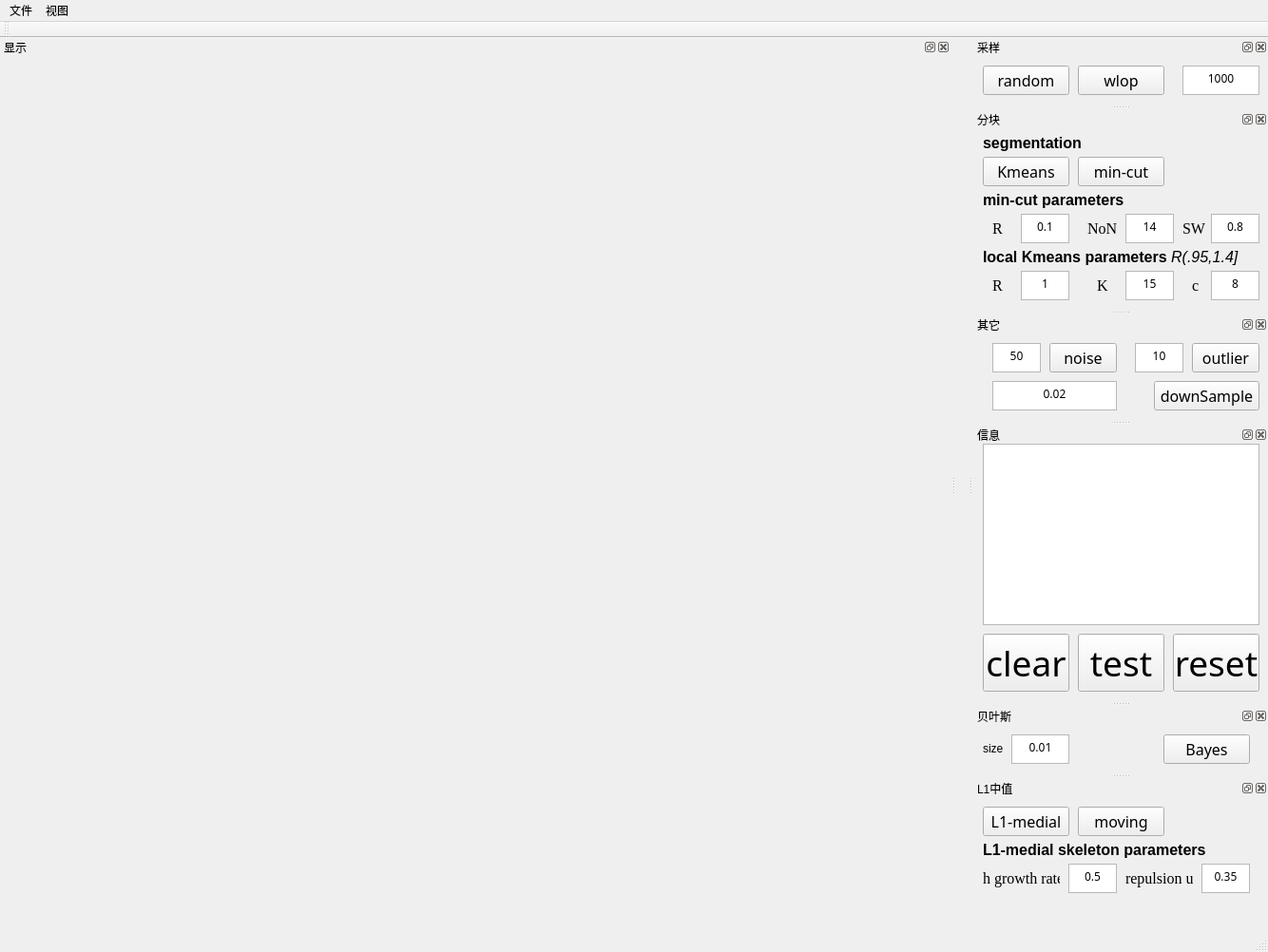
<?xml version="1.0" encoding="UTF-8"?>
<ui version="4.0">
 <class>QT_PCL_SegmentationClass</class>
 <widget class="QMainWindow" name="QT_PCL_SegmentationClass">
  <property name="geometry">
   <rect>
    <x>0</x>
    <y>0</y>
    <width>1334</width>
    <height>987</height>
   </rect>
  </property>
  <property name="sizePolicy">
   <sizepolicy hsizetype="Preferred" vsizetype="Preferred">
    <horstretch>0</horstretch>
    <verstretch>0</verstretch>
   </sizepolicy>
  </property>
  <property name="windowTitle">
   <string>PCL_viewer</string>
  </property>
  <property name="layoutDirection">
   <enum>Qt::LeftToRight</enum>
  </property>
  <widget class="QWidget" name="centralWidget">
   <property name="enabled">
    <bool>false</bool>
   </property>
   <property name="styleSheet">
    <string notr="true"/>
   </property>
  </widget>
  <widget class="QMenuBar" name="menuBar">
   <property name="geometry">
    <rect>
     <x>0</x>
     <y>0</y>
     <width>1334</width>
     <height>23</height>
    </rect>
   </property>
   <widget class="QMenu" name="menufile">
    <property name="title">
     <string>文件</string>
    </property>
    <addaction name="actionopen"/>
    <addaction name="actionopen_txt"/>
    <addaction name="actionnormalize"/>
    <addaction name="actionoff_ply"/>
    <addaction name="actionsave_NOFF"/>
    <addaction name="actiondown_sample"/>
    <addaction name="actionrandom_missing"/>
   </widget>
   <widget class="QMenu" name="menuVis">
    <property name="title">
     <string>视图</string>
    </property>
    <addaction name="actionsample"/>
    <addaction name="actionseg"/>
    <addaction name="actionother"/>
    <addaction name="actioninfo"/>
    <addaction name="actionL1"/>
    <addaction name="actionBayes"/>
   </widget>
   <addaction name="menufile"/>
   <addaction name="menuVis"/>
  </widget>
  <widget class="QToolBar" name="mainToolBar">
   <attribute name="toolBarArea">
    <enum>TopToolBarArea</enum>
   </attribute>
   <attribute name="toolBarBreak">
    <bool>false</bool>
   </attribute>
  </widget>
  <widget class="QStatusBar" name="statusBar"/>
  <widget class="QDockWidget" name="sampleDock">
   <property name="minimumSize">
    <size>
     <width>310</width>
     <height>70</height>
    </size>
   </property>
   <property name="allowedAreas">
    <set>Qt::RightDockWidgetArea</set>
   </property>
   <property name="windowTitle">
    <string>采样</string>
   </property>
   <attribute name="dockWidgetArea">
    <number>2</number>
   </attribute>
   <widget class="QWidget" name="otherWidget_2">
    <widget class="QPushButton" name="segButton_3">
     <property name="geometry">
      <rect>
       <x>10</x>
       <y>10</y>
       <width>91</width>
       <height>31</height>
      </rect>
     </property>
     <property name="font">
      <font>
       <family>黑体</family>
       <pointsize>12</pointsize>
      </font>
     </property>
     <property name="text">
      <string>random</string>
     </property>
    </widget>
    <widget class="QPushButton" name="segButton_4">
     <property name="geometry">
      <rect>
       <x>110</x>
       <y>10</y>
       <width>91</width>
       <height>31</height>
      </rect>
     </property>
     <property name="font">
      <font>
       <family>黑体</family>
       <pointsize>12</pointsize>
      </font>
     </property>
     <property name="text">
      <string>wlop</string>
     </property>
    </widget>
    <widget class="QTextEdit" name="sampleNum">
     <property name="geometry">
      <rect>
       <x>220</x>
       <y>10</y>
       <width>81</width>
       <height>31</height>
      </rect>
     </property>
     <property name="font">
      <font>
       <family>004方正古隶简体</family>
       <pointsize>12</pointsize>
      </font>
     </property>
     <property name="html">
      <string>&lt;!DOCTYPE HTML PUBLIC &quot;-//W3C//DTD HTML 4.0//EN&quot; &quot;http://www.w3.org/TR/REC-html40/strict.dtd&quot;&gt;
&lt;html&gt;&lt;head&gt;&lt;meta name=&quot;qrichtext&quot; content=&quot;1&quot; /&gt;&lt;style type=&quot;text/css&quot;&gt;
p, li { white-space: pre-wrap; }
&lt;/style&gt;&lt;/head&gt;&lt;body style=&quot; font-family:'004方正古隶简体'; font-size:12pt; font-weight:400; font-style:normal;&quot;&gt;
&lt;p align=&quot;center&quot; style=&quot; margin-top:0px; margin-bottom:0px; margin-left:0px; margin-right:0px; -qt-block-indent:0; text-indent:0px;&quot;&gt;&lt;span style=&quot; font-family:'SimSun'; font-size:9pt;&quot;&gt;1000&lt;/span&gt;&lt;/p&gt;&lt;/body&gt;&lt;/html&gt;</string>
     </property>
    </widget>
   </widget>
  </widget>
  <widget class="QDockWidget" name="segDock">
   <property name="minimumSize">
    <size>
     <width>310</width>
     <height>210</height>
    </size>
   </property>
   <property name="styleSheet">
    <string notr="true"/>
   </property>
   <property name="allowedAreas">
    <set>Qt::RightDockWidgetArea</set>
   </property>
   <property name="windowTitle">
    <string>分块</string>
   </property>
   <attribute name="dockWidgetArea">
    <number>2</number>
   </attribute>
   <widget class="QWidget" name="segWidget">
    <widget class="QLabel" name="label_13">
     <property name="geometry">
      <rect>
       <x>230</x>
       <y>150</y>
       <width>16</width>
       <height>31</height>
      </rect>
     </property>
     <property name="font">
      <font>
       <family>Times New Roman</family>
       <pointsize>10</pointsize>
      </font>
     </property>
     <property name="contextMenuPolicy">
      <enum>Qt::DefaultContextMenu</enum>
     </property>
     <property name="text">
      <string>&lt;html&gt;&lt;head/&gt;&lt;body&gt;&lt;p&gt;&lt;span style=&quot; font-size:12pt;&quot;&gt;c&lt;/span&gt;&lt;/p&gt;&lt;/body&gt;&lt;/html&gt;</string>
     </property>
    </widget>
    <widget class="QLabel" name="label_5">
     <property name="geometry">
      <rect>
       <x>20</x>
       <y>90</y>
       <width>16</width>
       <height>31</height>
      </rect>
     </property>
     <property name="font">
      <font>
       <family>Times New Roman</family>
       <pointsize>10</pointsize>
      </font>
     </property>
     <property name="contextMenuPolicy">
      <enum>Qt::DefaultContextMenu</enum>
     </property>
     <property name="text">
      <string>&lt;html&gt;&lt;head/&gt;&lt;body&gt;&lt;p&gt;&lt;span style=&quot; font-size:12pt;&quot;&gt;R&lt;/span&gt;&lt;/p&gt;&lt;/body&gt;&lt;/html&gt;</string>
     </property>
    </widget>
    <widget class="QPushButton" name="segButton">
     <property name="geometry">
      <rect>
       <x>10</x>
       <y>30</y>
       <width>91</width>
       <height>31</height>
      </rect>
     </property>
     <property name="font">
      <font>
       <family>黑体</family>
       <pointsize>12</pointsize>
      </font>
     </property>
     <property name="text">
      <string>Kmeans</string>
     </property>
    </widget>
    <widget class="QTextEdit" name="Radius">
     <property name="geometry">
      <rect>
       <x>50</x>
       <y>90</y>
       <width>51</width>
       <height>31</height>
      </rect>
     </property>
     <property name="font">
      <font>
       <family>004方正古隶简体</family>
       <pointsize>9</pointsize>
      </font>
     </property>
     <property name="html">
      <string>&lt;!DOCTYPE HTML PUBLIC &quot;-//W3C//DTD HTML 4.0//EN&quot; &quot;http://www.w3.org/TR/REC-html40/strict.dtd&quot;&gt;
&lt;html&gt;&lt;head&gt;&lt;meta name=&quot;qrichtext&quot; content=&quot;1&quot; /&gt;&lt;style type=&quot;text/css&quot;&gt;
p, li { white-space: pre-wrap; }
&lt;/style&gt;&lt;/head&gt;&lt;body style=&quot; font-family:'004方正古隶简体'; font-size:9pt; font-weight:400; font-style:normal;&quot;&gt;
&lt;p align=&quot;center&quot; style=&quot; margin-top:0px; margin-bottom:0px; margin-left:0px; margin-right:0px; -qt-block-indent:0; text-indent:0px;&quot;&gt;&lt;span style=&quot; font-family:'SimSun';&quot;&gt;0.1&lt;/span&gt;&lt;/p&gt;&lt;/body&gt;&lt;/html&gt;</string>
     </property>
    </widget>
    <widget class="QLabel" name="label_4">
     <property name="geometry">
      <rect>
       <x>10</x>
       <y>0</y>
       <width>111</width>
       <height>31</height>
      </rect>
     </property>
     <property name="text">
      <string>&lt;html&gt;&lt;head/&gt;&lt;body&gt;&lt;p&gt;&lt;span style=&quot; font-size:12pt; font-weight:600;&quot;&gt;segmentation&lt;/span&gt;&lt;/p&gt;&lt;/body&gt;&lt;/html&gt;</string>
     </property>
    </widget>
    <widget class="QLabel" name="label_8">
     <property name="geometry">
      <rect>
       <x>10</x>
       <y>60</y>
       <width>191</width>
       <height>31</height>
      </rect>
     </property>
     <property name="text">
      <string>&lt;html&gt;&lt;head/&gt;&lt;body&gt;&lt;p&gt;&lt;span style=&quot; font-size:12pt; font-weight:600;&quot;&gt;min-cut parameters&lt;/span&gt;&lt;/p&gt;&lt;/body&gt;&lt;/html&gt;</string>
     </property>
    </widget>
    <widget class="QLabel" name="label_10">
     <property name="geometry">
      <rect>
       <x>20</x>
       <y>150</y>
       <width>16</width>
       <height>31</height>
      </rect>
     </property>
     <property name="font">
      <font>
       <family>Times New Roman</family>
       <pointsize>10</pointsize>
      </font>
     </property>
     <property name="contextMenuPolicy">
      <enum>Qt::DefaultContextMenu</enum>
     </property>
     <property name="text">
      <string>&lt;html&gt;&lt;head/&gt;&lt;body&gt;&lt;p&gt;&lt;span style=&quot; font-size:12pt;&quot;&gt;R&lt;/span&gt;&lt;/p&gt;&lt;/body&gt;&lt;/html&gt;</string>
     </property>
    </widget>
    <widget class="QTextEdit" name="SourceWeight">
     <property name="geometry">
      <rect>
       <x>250</x>
       <y>90</y>
       <width>51</width>
       <height>31</height>
      </rect>
     </property>
     <property name="font">
      <font>
       <family>004方正古隶简体</family>
       <pointsize>12</pointsize>
      </font>
     </property>
     <property name="html">
      <string>&lt;!DOCTYPE HTML PUBLIC &quot;-//W3C//DTD HTML 4.0//EN&quot; &quot;http://www.w3.org/TR/REC-html40/strict.dtd&quot;&gt;
&lt;html&gt;&lt;head&gt;&lt;meta name=&quot;qrichtext&quot; content=&quot;1&quot; /&gt;&lt;style type=&quot;text/css&quot;&gt;
p, li { white-space: pre-wrap; }
&lt;/style&gt;&lt;/head&gt;&lt;body style=&quot; font-family:'004方正古隶简体'; font-size:12pt; font-weight:400; font-style:normal;&quot;&gt;
&lt;p align=&quot;center&quot; style=&quot; margin-top:0px; margin-bottom:0px; margin-left:0px; margin-right:0px; -qt-block-indent:0; text-indent:0px;&quot;&gt;&lt;span style=&quot; font-family:'SimSun'; font-size:9pt;&quot;&gt;0.8&lt;/span&gt;&lt;/p&gt;&lt;/body&gt;&lt;/html&gt;</string>
     </property>
    </widget>
    <widget class="QLabel" name="label_6">
     <property name="geometry">
      <rect>
       <x>120</x>
       <y>90</y>
       <width>31</width>
       <height>31</height>
      </rect>
     </property>
     <property name="font">
      <font>
       <family>Times New Roman</family>
       <pointsize>10</pointsize>
      </font>
     </property>
     <property name="contextMenuPolicy">
      <enum>Qt::DefaultContextMenu</enum>
     </property>
     <property name="text">
      <string>&lt;html&gt;&lt;head/&gt;&lt;body&gt;&lt;p&gt;&lt;span style=&quot; font-size:12pt;&quot;&gt;NoN&lt;/span&gt;&lt;/p&gt;&lt;/body&gt;&lt;/html&gt;</string>
     </property>
    </widget>
    <widget class="QTextEdit" name="NumOfNeighbor">
     <property name="geometry">
      <rect>
       <x>160</x>
       <y>90</y>
       <width>51</width>
       <height>31</height>
      </rect>
     </property>
     <property name="font">
      <font>
       <family>004方正古隶简体</family>
       <pointsize>12</pointsize>
      </font>
     </property>
     <property name="html">
      <string>&lt;!DOCTYPE HTML PUBLIC &quot;-//W3C//DTD HTML 4.0//EN&quot; &quot;http://www.w3.org/TR/REC-html40/strict.dtd&quot;&gt;
&lt;html&gt;&lt;head&gt;&lt;meta name=&quot;qrichtext&quot; content=&quot;1&quot; /&gt;&lt;style type=&quot;text/css&quot;&gt;
p, li { white-space: pre-wrap; }
&lt;/style&gt;&lt;/head&gt;&lt;body style=&quot; font-family:'004方正古隶简体'; font-size:12pt; font-weight:400; font-style:normal;&quot;&gt;
&lt;p align=&quot;center&quot; style=&quot; margin-top:0px; margin-bottom:0px; margin-left:0px; margin-right:0px; -qt-block-indent:0; text-indent:0px;&quot;&gt;&lt;span style=&quot; font-family:'SimSun'; font-size:9pt;&quot;&gt;14&lt;/span&gt;&lt;/p&gt;&lt;/body&gt;&lt;/html&gt;</string>
     </property>
    </widget>
    <widget class="QLabel" name="label_9">
     <property name="geometry">
      <rect>
       <x>10</x>
       <y>120</y>
       <width>301</width>
       <height>31</height>
      </rect>
     </property>
     <property name="text">
      <string>&lt;html&gt;&lt;head/&gt;&lt;body&gt;&lt;p&gt;&lt;span style=&quot; font-size:12pt; font-weight:600;&quot;&gt;local Kmeans parameters &lt;/span&gt;&lt;span style=&quot; font-size:12pt; font-style:italic;&quot;&gt;R(.95,1.4]&lt;/span&gt;&lt;/p&gt;&lt;/body&gt;&lt;/html&gt;</string>
     </property>
    </widget>
    <widget class="QTextEdit" name="cValue">
     <property name="geometry">
      <rect>
       <x>250</x>
       <y>150</y>
       <width>51</width>
       <height>31</height>
      </rect>
     </property>
     <property name="font">
      <font>
       <family>004方正古隶简体</family>
       <pointsize>12</pointsize>
      </font>
     </property>
     <property name="html">
      <string>&lt;!DOCTYPE HTML PUBLIC &quot;-//W3C//DTD HTML 4.0//EN&quot; &quot;http://www.w3.org/TR/REC-html40/strict.dtd&quot;&gt;
&lt;html&gt;&lt;head&gt;&lt;meta name=&quot;qrichtext&quot; content=&quot;1&quot; /&gt;&lt;style type=&quot;text/css&quot;&gt;
p, li { white-space: pre-wrap; }
&lt;/style&gt;&lt;/head&gt;&lt;body style=&quot; font-family:'004方正古隶简体'; font-size:12pt; font-weight:400; font-style:normal;&quot;&gt;
&lt;p align=&quot;center&quot; style=&quot; margin-top:0px; margin-bottom:0px; margin-left:0px; margin-right:0px; -qt-block-indent:0; text-indent:0px;&quot;&gt;&lt;span style=&quot; font-family:'SimSun'; font-size:9pt;&quot;&gt;8&lt;/span&gt;&lt;/p&gt;&lt;/body&gt;&lt;/html&gt;</string>
     </property>
    </widget>
    <widget class="QPushButton" name="segButton_2">
     <property name="geometry">
      <rect>
       <x>110</x>
       <y>30</y>
       <width>91</width>
       <height>31</height>
      </rect>
     </property>
     <property name="font">
      <font>
       <family>黑体</family>
       <pointsize>12</pointsize>
      </font>
     </property>
     <property name="text">
      <string>min-cut</string>
     </property>
    </widget>
    <widget class="QLabel" name="label_11">
     <property name="geometry">
      <rect>
       <x>130</x>
       <y>150</y>
       <width>16</width>
       <height>31</height>
      </rect>
     </property>
     <property name="font">
      <font>
       <family>Times New Roman</family>
       <pointsize>10</pointsize>
      </font>
     </property>
     <property name="contextMenuPolicy">
      <enum>Qt::DefaultContextMenu</enum>
     </property>
     <property name="text">
      <string>&lt;html&gt;&lt;head/&gt;&lt;body&gt;&lt;p&gt;&lt;span style=&quot; font-size:12pt;&quot;&gt;K&lt;/span&gt;&lt;/p&gt;&lt;/body&gt;&lt;/html&gt;</string>
     </property>
    </widget>
    <widget class="QTextEdit" name="K_1">
     <property name="geometry">
      <rect>
       <x>160</x>
       <y>150</y>
       <width>51</width>
       <height>31</height>
      </rect>
     </property>
     <property name="font">
      <font>
       <family>004方正古隶简体</family>
       <pointsize>12</pointsize>
      </font>
     </property>
     <property name="html">
      <string>&lt;!DOCTYPE HTML PUBLIC &quot;-//W3C//DTD HTML 4.0//EN&quot; &quot;http://www.w3.org/TR/REC-html40/strict.dtd&quot;&gt;
&lt;html&gt;&lt;head&gt;&lt;meta name=&quot;qrichtext&quot; content=&quot;1&quot; /&gt;&lt;style type=&quot;text/css&quot;&gt;
p, li { white-space: pre-wrap; }
&lt;/style&gt;&lt;/head&gt;&lt;body style=&quot; font-family:'004方正古隶简体'; font-size:12pt; font-weight:400; font-style:normal;&quot;&gt;
&lt;p align=&quot;center&quot; style=&quot; margin-top:0px; margin-bottom:0px; margin-left:0px; margin-right:0px; -qt-block-indent:0; text-indent:0px;&quot;&gt;&lt;span style=&quot; font-family:'SimSun'; font-size:9pt;&quot;&gt;15&lt;/span&gt;&lt;/p&gt;&lt;/body&gt;&lt;/html&gt;</string>
     </property>
    </widget>
    <widget class="QTextEdit" name="Radius_2">
     <property name="geometry">
      <rect>
       <x>50</x>
       <y>150</y>
       <width>51</width>
       <height>31</height>
      </rect>
     </property>
     <property name="font">
      <font>
       <family>004方正古隶简体</family>
       <pointsize>12</pointsize>
      </font>
     </property>
     <property name="html">
      <string>&lt;!DOCTYPE HTML PUBLIC &quot;-//W3C//DTD HTML 4.0//EN&quot; &quot;http://www.w3.org/TR/REC-html40/strict.dtd&quot;&gt;
&lt;html&gt;&lt;head&gt;&lt;meta name=&quot;qrichtext&quot; content=&quot;1&quot; /&gt;&lt;style type=&quot;text/css&quot;&gt;
p, li { white-space: pre-wrap; }
&lt;/style&gt;&lt;/head&gt;&lt;body style=&quot; font-family:'004方正古隶简体'; font-size:12pt; font-weight:400; font-style:normal;&quot;&gt;
&lt;p align=&quot;center&quot; style=&quot; margin-top:0px; margin-bottom:0px; margin-left:0px; margin-right:0px; -qt-block-indent:0; text-indent:0px;&quot;&gt;&lt;span style=&quot; font-family:'SimSun'; font-size:9pt;&quot;&gt;1&lt;/span&gt;&lt;/p&gt;&lt;/body&gt;&lt;/html&gt;</string>
     </property>
    </widget>
    <widget class="QLabel" name="label_7">
     <property name="geometry">
      <rect>
       <x>220</x>
       <y>90</y>
       <width>31</width>
       <height>31</height>
      </rect>
     </property>
     <property name="font">
      <font>
       <family>Times New Roman</family>
       <pointsize>10</pointsize>
      </font>
     </property>
     <property name="contextMenuPolicy">
      <enum>Qt::DefaultContextMenu</enum>
     </property>
     <property name="text">
      <string>&lt;html&gt;&lt;head/&gt;&lt;body&gt;&lt;p&gt;&lt;span style=&quot; font-size:12pt;&quot;&gt;SW&lt;/span&gt;&lt;/p&gt;&lt;/body&gt;&lt;/html&gt;</string>
     </property>
    </widget>
   </widget>
  </widget>
  <widget class="QDockWidget" name="otherDock">
   <property name="minimumSize">
    <size>
     <width>310</width>
     <height>110</height>
    </size>
   </property>
   <property name="allowedAreas">
    <set>Qt::RightDockWidgetArea</set>
   </property>
   <property name="windowTitle">
    <string>其它</string>
   </property>
   <attribute name="dockWidgetArea">
    <number>2</number>
   </attribute>
   <widget class="QWidget" name="otherWidget">
    <widget class="QPushButton" name="downSampleButton">
     <property name="geometry">
      <rect>
       <x>190</x>
       <y>50</y>
       <width>111</width>
       <height>31</height>
      </rect>
     </property>
     <property name="font">
      <font>
       <family>黑体</family>
       <pointsize>12</pointsize>
      </font>
     </property>
     <property name="text">
      <string>downSample</string>
     </property>
    </widget>
    <widget class="QTextEdit" name="noise">
     <property name="geometry">
      <rect>
       <x>20</x>
       <y>10</y>
       <width>51</width>
       <height>31</height>
      </rect>
     </property>
     <property name="font">
      <font>
       <family>004方正古隶简体</family>
       <pointsize>12</pointsize>
      </font>
     </property>
     <property name="html">
      <string>&lt;!DOCTYPE HTML PUBLIC &quot;-//W3C//DTD HTML 4.0//EN&quot; &quot;http://www.w3.org/TR/REC-html40/strict.dtd&quot;&gt;
&lt;html&gt;&lt;head&gt;&lt;meta name=&quot;qrichtext&quot; content=&quot;1&quot; /&gt;&lt;style type=&quot;text/css&quot;&gt;
p, li { white-space: pre-wrap; }
&lt;/style&gt;&lt;/head&gt;&lt;body style=&quot; font-family:'004方正古隶简体'; font-size:12pt; font-weight:400; font-style:normal;&quot;&gt;
&lt;p align=&quot;center&quot; style=&quot; margin-top:0px; margin-bottom:0px; margin-left:0px; margin-right:0px; -qt-block-indent:0; text-indent:0px;&quot;&gt;&lt;span style=&quot; font-family:'SimSun'; font-size:9pt;&quot;&gt;50&lt;/span&gt;&lt;/p&gt;&lt;/body&gt;&lt;/html&gt;</string>
     </property>
    </widget>
    <widget class="QPushButton" name="outlierButton">
     <property name="geometry">
      <rect>
       <x>230</x>
       <y>10</y>
       <width>71</width>
       <height>31</height>
      </rect>
     </property>
     <property name="font">
      <font>
       <family>黑体</family>
       <pointsize>12</pointsize>
      </font>
     </property>
     <property name="text">
      <string>outlier</string>
     </property>
    </widget>
    <widget class="QPushButton" name="noiseButton">
     <property name="geometry">
      <rect>
       <x>80</x>
       <y>10</y>
       <width>71</width>
       <height>31</height>
      </rect>
     </property>
     <property name="font">
      <font>
       <family>黑体</family>
       <pointsize>12</pointsize>
      </font>
     </property>
     <property name="text">
      <string>noise</string>
     </property>
    </widget>
    <widget class="QTextEdit" name="outlier">
     <property name="geometry">
      <rect>
       <x>170</x>
       <y>10</y>
       <width>51</width>
       <height>31</height>
      </rect>
     </property>
     <property name="font">
      <font>
       <family>004方正古隶简体</family>
       <pointsize>12</pointsize>
      </font>
     </property>
     <property name="html">
      <string>&lt;!DOCTYPE HTML PUBLIC &quot;-//W3C//DTD HTML 4.0//EN&quot; &quot;http://www.w3.org/TR/REC-html40/strict.dtd&quot;&gt;
&lt;html&gt;&lt;head&gt;&lt;meta name=&quot;qrichtext&quot; content=&quot;1&quot; /&gt;&lt;style type=&quot;text/css&quot;&gt;
p, li { white-space: pre-wrap; }
&lt;/style&gt;&lt;/head&gt;&lt;body style=&quot; font-family:'004方正古隶简体'; font-size:12pt; font-weight:400; font-style:normal;&quot;&gt;
&lt;p align=&quot;center&quot; style=&quot; margin-top:0px; margin-bottom:0px; margin-left:0px; margin-right:0px; -qt-block-indent:0; text-indent:0px;&quot;&gt;&lt;span style=&quot; font-family:'SimSun'; font-size:9pt;&quot;&gt;10&lt;/span&gt;&lt;/p&gt;&lt;/body&gt;&lt;/html&gt;</string>
     </property>
    </widget>
    <widget class="QTextEdit" name="leafSize">
     <property name="geometry">
      <rect>
       <x>20</x>
       <y>50</y>
       <width>131</width>
       <height>31</height>
      </rect>
     </property>
     <property name="font">
      <font>
       <family>004方正古隶简体</family>
       <pointsize>12</pointsize>
      </font>
     </property>
     <property name="html">
      <string>&lt;!DOCTYPE HTML PUBLIC &quot;-//W3C//DTD HTML 4.0//EN&quot; &quot;http://www.w3.org/TR/REC-html40/strict.dtd&quot;&gt;
&lt;html&gt;&lt;head&gt;&lt;meta name=&quot;qrichtext&quot; content=&quot;1&quot; /&gt;&lt;style type=&quot;text/css&quot;&gt;
p, li { white-space: pre-wrap; }
&lt;/style&gt;&lt;/head&gt;&lt;body style=&quot; font-family:'004方正古隶简体'; font-size:12pt; font-weight:400; font-style:normal;&quot;&gt;
&lt;p align=&quot;center&quot; style=&quot; margin-top:0px; margin-bottom:0px; margin-left:0px; margin-right:0px; -qt-block-indent:0; text-indent:0px;&quot;&gt;&lt;span style=&quot; font-family:'SimSun'; font-size:9pt;&quot;&gt;0.02&lt;/span&gt;&lt;/p&gt;&lt;/body&gt;&lt;/html&gt;</string>
     </property>
    </widget>
   </widget>
  </widget>
  <widget class="QDockWidget" name="infoDock">
   <property name="minimumSize">
    <size>
     <width>310</width>
     <height>290</height>
    </size>
   </property>
   <property name="allowedAreas">
    <set>Qt::RightDockWidgetArea</set>
   </property>
   <property name="windowTitle">
    <string>信息</string>
   </property>
   <attribute name="dockWidgetArea">
    <number>2</number>
   </attribute>
   <widget class="QWidget" name="infoWidget">
    <widget class="QPushButton" name="resetButton">
     <property name="geometry">
      <rect>
       <x>210</x>
       <y>200</y>
       <width>91</width>
       <height>61</height>
      </rect>
     </property>
     <property name="font">
      <font>
       <family>004方正古隶简体</family>
       <pointsize>28</pointsize>
      </font>
     </property>
     <property name="text">
      <string>reset</string>
     </property>
    </widget>
    <widget class="QPushButton" name="showButton">
     <property name="geometry">
      <rect>
       <x>110</x>
       <y>200</y>
       <width>91</width>
       <height>61</height>
      </rect>
     </property>
     <property name="font">
      <font>
       <family>004方正古隶简体</family>
       <pointsize>28</pointsize>
      </font>
     </property>
     <property name="text">
      <string>test</string>
     </property>
    </widget>
    <widget class="QTextEdit" name="InfoText">
     <property name="geometry">
      <rect>
       <x>10</x>
       <y>0</y>
       <width>291</width>
       <height>191</height>
      </rect>
     </property>
    </widget>
    <widget class="QPushButton" name="clearButton">
     <property name="geometry">
      <rect>
       <x>10</x>
       <y>200</y>
       <width>91</width>
       <height>61</height>
      </rect>
     </property>
     <property name="font">
      <font>
       <family>004方正古隶简体</family>
       <pointsize>28</pointsize>
      </font>
     </property>
     <property name="text">
      <string>clear</string>
     </property>
    </widget>
   </widget>
  </widget>
  <widget class="QDockWidget" name="skelDock2">
   <property name="minimumSize">
    <size>
     <width>310</width>
     <height>70</height>
    </size>
   </property>
   <property name="styleSheet">
    <string notr="true"/>
   </property>
   <property name="allowedAreas">
    <set>Qt::RightDockWidgetArea</set>
   </property>
   <property name="windowTitle">
    <string>贝叶斯</string>
   </property>
   <attribute name="dockWidgetArea">
    <number>2</number>
   </attribute>
   <widget class="QWidget" name="skelWidget_2">
    <property name="styleSheet">
     <string notr="true"/>
    </property>
    <widget class="QLabel" name="label_19">
     <property name="geometry">
      <rect>
       <x>10</x>
       <y>10</y>
       <width>31</width>
       <height>31</height>
      </rect>
     </property>
     <property name="text">
      <string>&lt;html&gt;&lt;head/&gt;&lt;body&gt;&lt;p&gt;size&lt;/p&gt;&lt;/body&gt;&lt;/html&gt;</string>
     </property>
    </widget>
    <widget class="QTextEdit" name="skelSizeValue">
     <property name="geometry">
      <rect>
       <x>40</x>
       <y>10</y>
       <width>61</width>
       <height>31</height>
      </rect>
     </property>
     <property name="font">
      <font>
       <family>004方正古隶简体</family>
       <pointsize>12</pointsize>
      </font>
     </property>
     <property name="html">
      <string>&lt;!DOCTYPE HTML PUBLIC &quot;-//W3C//DTD HTML 4.0//EN&quot; &quot;http://www.w3.org/TR/REC-html40/strict.dtd&quot;&gt;
&lt;html&gt;&lt;head&gt;&lt;meta name=&quot;qrichtext&quot; content=&quot;1&quot; /&gt;&lt;style type=&quot;text/css&quot;&gt;
p, li { white-space: pre-wrap; }
&lt;/style&gt;&lt;/head&gt;&lt;body style=&quot; font-family:'004方正古隶简体'; font-size:12pt; font-weight:400; font-style:normal;&quot;&gt;
&lt;p align=&quot;center&quot; style=&quot; margin-top:0px; margin-bottom:0px; margin-left:0px; margin-right:0px; -qt-block-indent:0; text-indent:0px;&quot;&gt;&lt;span style=&quot; font-family:'SimSun'; font-size:9pt;&quot;&gt;0.01&lt;/span&gt;&lt;/p&gt;&lt;/body&gt;&lt;/html&gt;</string>
     </property>
    </widget>
    <widget class="QPushButton" name="drawButton_6">
     <property name="geometry">
      <rect>
       <x>200</x>
       <y>10</y>
       <width>91</width>
       <height>31</height>
      </rect>
     </property>
     <property name="font">
      <font>
       <family>黑体</family>
       <pointsize>12</pointsize>
      </font>
     </property>
     <property name="text">
      <string>Bayes</string>
     </property>
    </widget>
   </widget>
  </widget>
  <widget class="QDockWidget" name="skelDock">
   <property name="minimumSize">
    <size>
     <width>310</width>
     <height>160</height>
    </size>
   </property>
   <property name="styleSheet">
    <string notr="true"/>
   </property>
   <property name="allowedAreas">
    <set>Qt::RightDockWidgetArea</set>
   </property>
   <property name="windowTitle">
    <string>L1中值</string>
   </property>
   <attribute name="dockWidgetArea">
    <number>2</number>
   </attribute>
   <widget class="QWidget" name="skelWidget">
    <property name="styleSheet">
     <string notr="true"/>
    </property>
    <widget class="QPushButton" name="drawButton">
     <property name="geometry">
      <rect>
       <x>10</x>
       <y>10</y>
       <width>91</width>
       <height>31</height>
      </rect>
     </property>
     <property name="font">
      <font>
       <family>黑体</family>
       <pointsize>12</pointsize>
      </font>
     </property>
     <property name="text">
      <string>L1-medial</string>
     </property>
    </widget>
    <widget class="QLabel" name="label_14">
     <property name="geometry">
      <rect>
       <x>10</x>
       <y>70</y>
       <width>81</width>
       <height>31</height>
      </rect>
     </property>
     <property name="font">
      <font>
       <family>Times New Roman</family>
       <pointsize>10</pointsize>
      </font>
     </property>
     <property name="contextMenuPolicy">
      <enum>Qt::DefaultContextMenu</enum>
     </property>
     <property name="text">
      <string>&lt;html&gt;&lt;head/&gt;&lt;body&gt;&lt;p&gt;&lt;span style=&quot; font-size:12pt;&quot;&gt;h growth rate&lt;/span&gt;&lt;/p&gt;&lt;/body&gt;&lt;/html&gt;</string>
     </property>
    </widget>
    <widget class="QTextEdit" name="K_2">
     <property name="geometry">
      <rect>
       <x>100</x>
       <y>70</y>
       <width>51</width>
       <height>31</height>
      </rect>
     </property>
     <property name="font">
      <font>
       <family>004方正古隶简体</family>
       <pointsize>12</pointsize>
      </font>
     </property>
     <property name="html">
      <string>&lt;!DOCTYPE HTML PUBLIC &quot;-//W3C//DTD HTML 4.0//EN&quot; &quot;http://www.w3.org/TR/REC-html40/strict.dtd&quot;&gt;
&lt;html&gt;&lt;head&gt;&lt;meta name=&quot;qrichtext&quot; content=&quot;1&quot; /&gt;&lt;style type=&quot;text/css&quot;&gt;
p, li { white-space: pre-wrap; }
&lt;/style&gt;&lt;/head&gt;&lt;body style=&quot; font-family:'004方正古隶简体'; font-size:12pt; font-weight:400; font-style:normal;&quot;&gt;
&lt;p align=&quot;center&quot; style=&quot; margin-top:0px; margin-bottom:0px; margin-left:0px; margin-right:0px; -qt-block-indent:0; text-indent:0px;&quot;&gt;&lt;span style=&quot; font-family:'SimSun'; font-size:9pt;&quot;&gt;0.5&lt;/span&gt;&lt;/p&gt;&lt;/body&gt;&lt;/html&gt;</string>
     </property>
    </widget>
    <widget class="QTextEdit" name="K_3">
     <property name="geometry">
      <rect>
       <x>240</x>
       <y>70</y>
       <width>51</width>
       <height>31</height>
      </rect>
     </property>
     <property name="font">
      <font>
       <family>004方正古隶简体</family>
       <pointsize>12</pointsize>
      </font>
     </property>
     <property name="html">
      <string>&lt;!DOCTYPE HTML PUBLIC &quot;-//W3C//DTD HTML 4.0//EN&quot; &quot;http://www.w3.org/TR/REC-html40/strict.dtd&quot;&gt;
&lt;html&gt;&lt;head&gt;&lt;meta name=&quot;qrichtext&quot; content=&quot;1&quot; /&gt;&lt;style type=&quot;text/css&quot;&gt;
p, li { white-space: pre-wrap; }
&lt;/style&gt;&lt;/head&gt;&lt;body style=&quot; font-family:'004方正古隶简体'; font-size:12pt; font-weight:400; font-style:normal;&quot;&gt;
&lt;p align=&quot;center&quot; style=&quot; margin-top:0px; margin-bottom:0px; margin-left:0px; margin-right:0px; -qt-block-indent:0; text-indent:0px;&quot;&gt;&lt;span style=&quot; font-family:'SimSun'; font-size:9pt;&quot;&gt;0.35&lt;/span&gt;&lt;/p&gt;&lt;/body&gt;&lt;/html&gt;</string>
     </property>
    </widget>
    <widget class="QLabel" name="label_15">
     <property name="geometry">
      <rect>
       <x>160</x>
       <y>70</y>
       <width>71</width>
       <height>31</height>
      </rect>
     </property>
     <property name="font">
      <font>
       <family>Times New Roman</family>
       <pointsize>10</pointsize>
      </font>
     </property>
     <property name="contextMenuPolicy">
      <enum>Qt::DefaultContextMenu</enum>
     </property>
     <property name="text">
      <string>&lt;html&gt;&lt;head/&gt;&lt;body&gt;&lt;p&gt;&lt;span style=&quot; font-size:12pt;&quot;&gt;repulsion u&lt;/span&gt;&lt;/p&gt;&lt;/body&gt;&lt;/html&gt;</string>
     </property>
    </widget>
    <widget class="QLabel" name="label_12">
     <property name="geometry">
      <rect>
       <x>10</x>
       <y>40</y>
       <width>281</width>
       <height>31</height>
      </rect>
     </property>
     <property name="text">
      <string>&lt;html&gt;&lt;head/&gt;&lt;body&gt;&lt;p&gt;&lt;span style=&quot; font-size:12pt; font-weight:600;&quot;&gt;L1-medial skeleton parameters&lt;/span&gt;&lt;/p&gt;&lt;/body&gt;&lt;/html&gt;</string>
     </property>
    </widget>
    <widget class="QPushButton" name="drawButton_2">
     <property name="geometry">
      <rect>
       <x>110</x>
       <y>10</y>
       <width>91</width>
       <height>31</height>
      </rect>
     </property>
     <property name="font">
      <font>
       <family>黑体</family>
       <pointsize>12</pointsize>
      </font>
     </property>
     <property name="text">
      <string>moving</string>
     </property>
    </widget>
   </widget>
  </widget>
  <widget class="QDockWidget" name="visDock">
   <property name="sizePolicy">
    <sizepolicy hsizetype="Preferred" vsizetype="Preferred">
     <horstretch>0</horstretch>
     <verstretch>0</verstretch>
    </sizepolicy>
   </property>
   <property name="minimumSize">
    <size>
     <width>1000</width>
     <height>600</height>
    </size>
   </property>
   <property name="baseSize">
    <size>
     <width>1000</width>
     <height>960</height>
    </size>
   </property>
   <property name="styleSheet">
    <string notr="true"/>
   </property>
   <property name="allowedAreas">
    <set>Qt::AllDockWidgetAreas</set>
   </property>
   <property name="windowTitle">
    <string>显示</string>
   </property>
   <attribute name="dockWidgetArea">
    <number>1</number>
   </attribute>
   <widget class="QWidget" name="visWidget">
    <widget class="QVTKWidget" name="qvtkWidget">
     <property name="geometry">
      <rect>
       <x>0</x>
       <y>10</y>
       <width>990</width>
       <height>950</height>
      </rect>
     </property>
     <property name="focusPolicy">
      <enum>Qt::NoFocus</enum>
     </property>
    </widget>
   </widget>
  </widget>
  <action name="actionopen">
   <property name="text">
    <string>open</string>
   </property>
  </action>
  <action name="actionnormalize">
   <property name="text">
    <string>normalize</string>
   </property>
  </action>
  <action name="actionoff_ply">
   <property name="text">
    <string>off-&gt;ply</string>
   </property>
  </action>
  <action name="actionsave_NOFF">
   <property name="text">
    <string>save NOFF</string>
   </property>
  </action>
  <action name="actiondown_sample">
   <property name="text">
    <string>down sample</string>
   </property>
  </action>
  <action name="actionrandom_missing">
   <property name="text">
    <string>random missing</string>
   </property>
  </action>
  <action name="actionopen_txt">
   <property name="text">
    <string>open txt</string>
   </property>
  </action>
  <action name="actionL1">
   <property name="checkable">
    <bool>true</bool>
   </property>
   <property name="checked">
    <bool>true</bool>
   </property>
   <property name="text">
    <string>L1中值</string>
   </property>
  </action>
  <action name="actionseg">
   <property name="checkable">
    <bool>true</bool>
   </property>
   <property name="checked">
    <bool>true</bool>
   </property>
   <property name="text">
    <string>分块</string>
   </property>
  </action>
  <action name="actioninfo">
   <property name="checkable">
    <bool>true</bool>
   </property>
   <property name="checked">
    <bool>true</bool>
   </property>
   <property name="text">
    <string>信息</string>
   </property>
  </action>
  <action name="actionBayes">
   <property name="checkable">
    <bool>true</bool>
   </property>
   <property name="checked">
    <bool>true</bool>
   </property>
   <property name="text">
    <string>贝叶斯</string>
   </property>
  </action>
  <action name="actionother">
   <property name="checkable">
    <bool>true</bool>
   </property>
   <property name="checked">
    <bool>true</bool>
   </property>
   <property name="text">
    <string>其它</string>
   </property>
  </action>
  <action name="actionsample">
   <property name="checkable">
    <bool>true</bool>
   </property>
   <property name="checked">
    <bool>true</bool>
   </property>
   <property name="text">
    <string>采样</string>
   </property>
  </action>
 </widget>
 <layoutdefault spacing="6" margin="11"/>
 <customwidgets>
  <customwidget>
   <class>QVTKWidget</class>
   <extends>QWidget</extends>
   <header>QVTKWidget.h</header>
  </customwidget>
 </customwidgets>
 <resources>
  <include location="QT_PCL_Segmentation.qrc"/>
 </resources>
 <connections/>
</ui>
